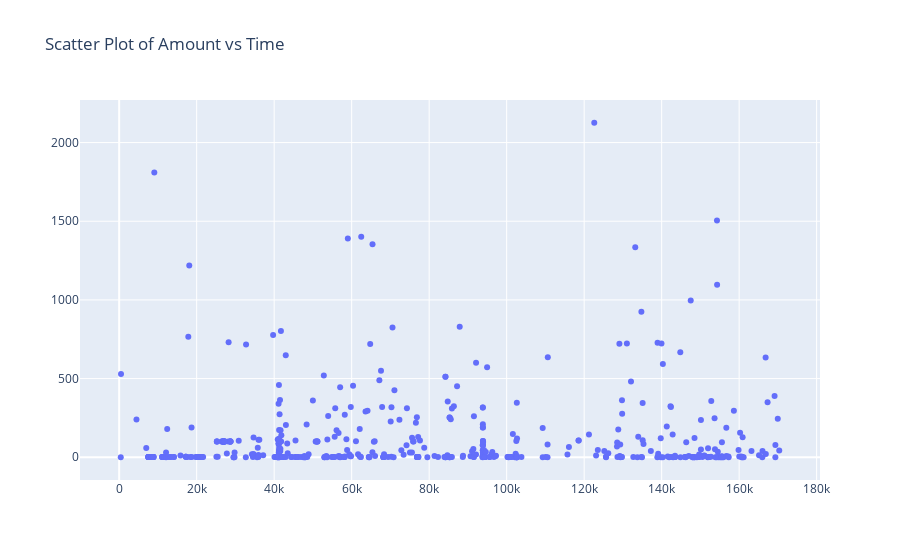

The code cell stored with this chart in its notebook:
### Code cell
init_notebook_mode(connected=True)
plotly.offline.init_notebook_mode(connected=True)

fig = go.Scatter(
    x = df[df['Class']==1].Time,
    y = df[df['Class']==1].Amount,
    mode = 'markers'
)

plotly.offline.iplot({
    "data": [fig],
    "layout": go.Layout(title="Scatter Plot of Amount vs Time")
})

### Figure 1 — Plotly figure (JSON) as saved in the notebook; plotly's stock layout.template omitted (floating-point values rounded to 4 significant figures; data arrays with more than 128 entries replaced by an {"elided": "..."} marker saying what was removed)
{"data": [{"mode": "markers", "type": "scatter", "x": {"elided": "492 int values"}, "y": {"elided": "492 float values"}}], "layout": {"title": {"text": "Scatter Plot of Amount vs Time"}}}
